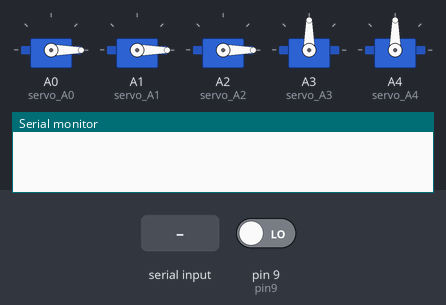
Bench run of a sketch on a simulated Arduino Uno, built with avr-gcc and run on an emulated ATmega328P. Shown: 5 × servo, the last lines printed to the serial monitor. The test bench sets the inputs (shaded band); at power-on: pin 9 (pin9) LOW.

Above: at 1.2 s.
1.3 s: "A0:abre\n" received over Serial
At 2.54 s:
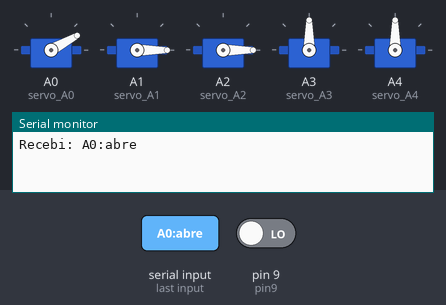
At 3.15 s:
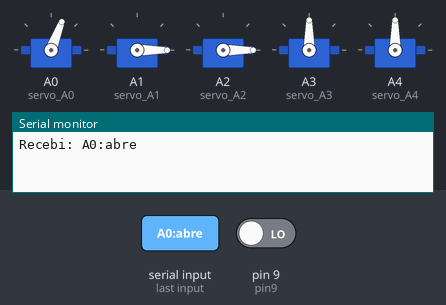
4.8 s: "A0:fecha\n" received over Serial
At 5.6 s:
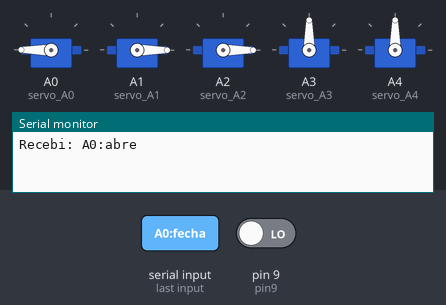
8.3 s: pin 9 (pin9) driven HIGH
12.0 s: pin 9 (pin9) driven LOW
13.5 s: "1\n" received over Serial
Timing chart, 0 to 16.5 s (numbered marks = the images above; inputs shaded):
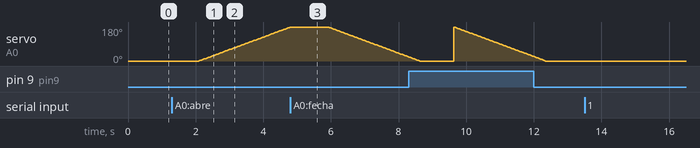

The sketch:

servos.ino
```cpp
#include <Arduino.h>
#include "Servo.h"
Servo servo_A0;
Servo servo_A1;
Servo servo_A2;
Servo servo_A3;
Servo servo_A4;
/*Servo servo_0;
Servo servo_1;
Servo servo_2;
Servo servo_3;
Servo servo_4;
Servo servo_5;
Servo servo_6;*/

int pos = 0;
int comando = 0;
int servoport = 0;

const int pin9 = 9;

void setup() {
    Serial.begin(9600);
    servo_A0.attach(A0);
    servo_A1.attach(A1);
    servo_A2.attach(A2);
    servo_A3.attach(A3);
    servo_A4.attach(A4);

    // POSICIONA O SERVO NA POSICAO 0
    servo_A0.write(0);
    servo_A1.write(0);
    servo_A2.write(0);

    // SETANDO PINOS DE ENTRADA
    pinMode(pin9, INPUT);


    //SETANDO PINOS DE SAÍDA

}
String leStringSerial(){
  String conteudo = "";
  char caractere;

  // Enquanto receber algo pela serial
  while(Serial.available() > 0) {
    // Lê byte da serial
    caractere = Serial.read();
    // Ignora caractere de quebra de linha
    if (caractere != '\n'){
      // Concatena valores
      conteudo.concat(caractere);
    }
    // Aguarda buffer serial ler próximo caractere
    delay(10);
  }

  Serial.print("Recebi: ");
  Serial.println(conteudo);

  return conteudo;
}


void loop(){
  int valuePort = digitalRead(pin9);
  if(valuePort == HIGH){
    for(pos = 180; pos >= 0; pos -= 1){
        servo_A0.write(pos);
        delay(15);
  }}

    if(Serial.available() > 0){
      String recebido = leStringSerial();
      if (recebido == "A0:abre"){
    for(pos = 0; pos <= 180; pos += 1){
        servo_A0.write(pos);
        delay(15);
    }}
    if (recebido == "A0:fecha"){
    for(pos = 180; pos >= 0; pos -= 1){
        servo_A0.write(pos);
        delay(15);
    }}
/*      }
if (comando == 1){
    for(pos = 0; pos <= 180; pos += 1){
        servo_A0.write(pos);
        delay(15);
    }
}
if (comando == 2){
    for(pos = 180; pos >= 0; pos -= 1){
        servo_A0.write(pos);
        delay(15);
    }
}

}*/}
delay(1000);
}
```

Measured:
- after the input at 1.3 s, servo on A0 (servo_A0): moves from 0° to 179° over 2.7 s, starting after 0.80 s
